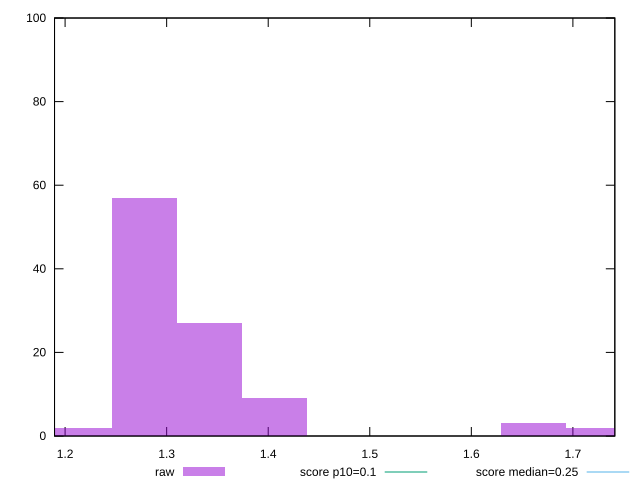

Recreate this plot in gnuplot.
reset

$raw <<EOF
1.2780288308356693 57
1.3419302723774529 27
1.4058317139192362 9
1.6614374800863703 3
1.214127389293886 2
1.7253389216281536 2
EOF

set key outside below
set boxwidth 0.06390144154178347
set xrange [1.1896036326090493:1.7412879028320314]
set yrange [0:100]
set trange [0:100]
set style fill transparent solid 0.5 noborder

set parametric
set terminal svg size 640, 490 enhanced background rgb 'white'
set output "reprap/cumulative-layout-shift/samples/pages+cached+noexternal+nomedia+nocss/raw/histogram.svg"

plot $raw title "raw" with boxes, \
     0.1,t title "score p10=0.1", \
     0.25,t title "score median=0.25"

reset
